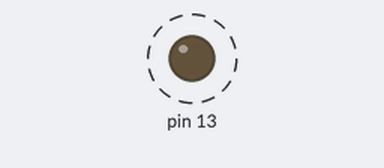
This sketch was run on a simulated Arduino Uno, built with avr-gcc and run on an emulated ATmega328P. On the bench: output pins drawn as LEDs (lit = HIGH). Dashed ring = blinking. At 1.5 s the program stops and its outputs stay as they are.

Above: at 0.1 s.
Timing chart, 0 to 3.0 s (numbered marks = the images above):
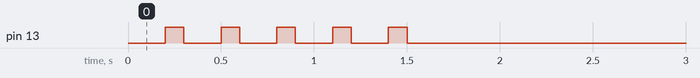

The sketch:

coolblink.ino.ino
```cpp
/*
 Cool Blink
 Only for cool kids


 Made by: JAY


 */


// The setup function runs once when you press reset or power the board
void setup() {
  // initialize digital pin 13 as an output
  pinMode(13, OUTPUT);
}

// The loop function runs over and over again forever
void loop() {
   int a = 0;
//While loop keeps the "a" variable counter going five times
  while(a < 5){
  delay(200);
  digitalWrite(13, HIGH);
  delay(100);
  digitalWrite(13, LOW);
  a++;

}

//After the loop it turns off
digitalWrite(13, LOW);
while(1);
}
```

Measured:
- by itself, pin 13: alternates HIGH for 0.10 s and LOW for 0.20 s, 10 changes in all, then stays LOW
